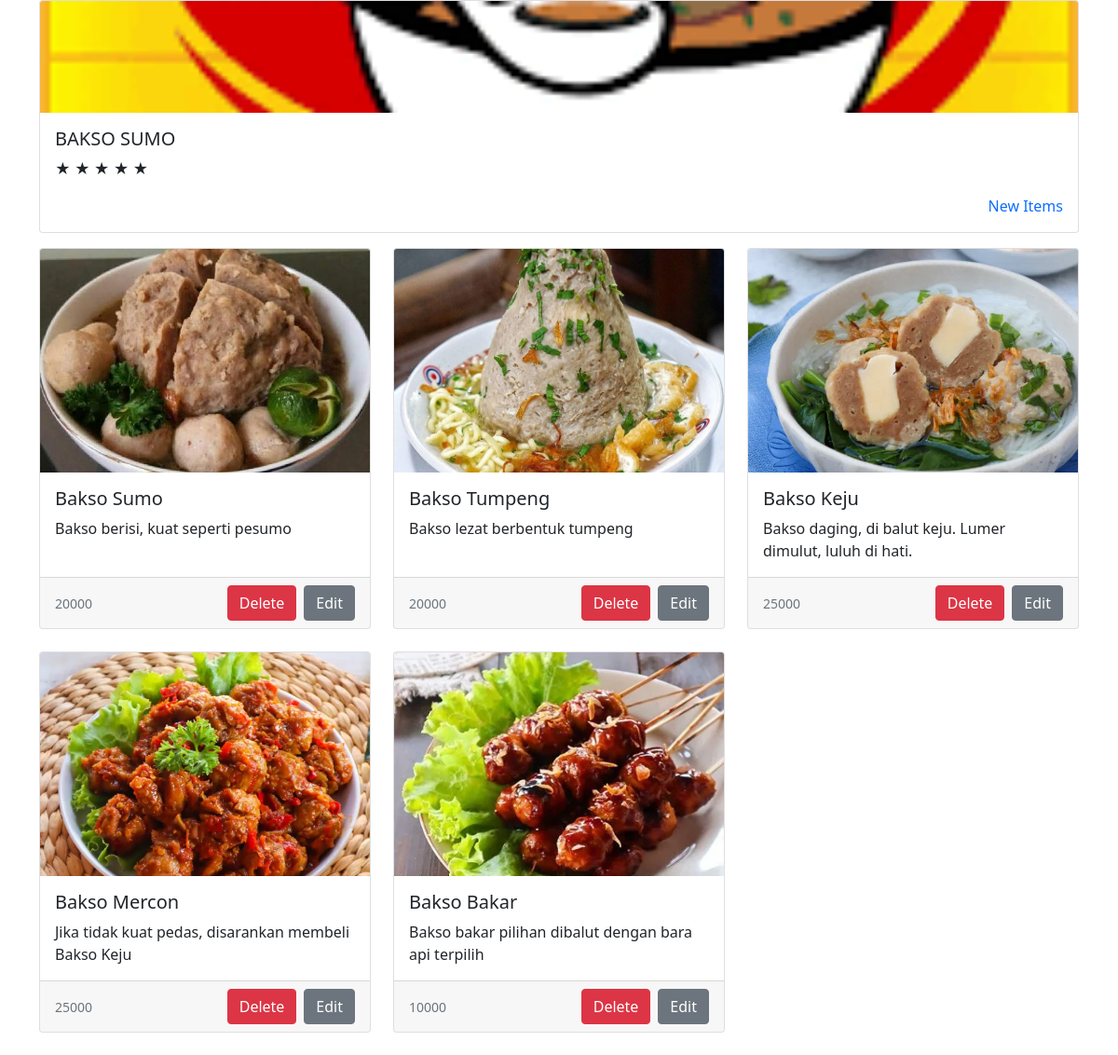
The page /tenant/manageItems.php (signed in) on the database its author committed.
### tables this page shows
CREATE TABLE `toko` (
  `id` int(11) NOT NULL,
  `picture` varchar(250) NOT NULL,
  `tenant` varchar(250) NOT NULL,
  `deskripsi` varchar(250) NOT NULL,
  `category` varchar(250) NOT NULL
);

CREATE TABLE `baksosumo` (
  `id` int(11) NOT NULL,
  `picture` varchar(250) DEFAULT NULL,
  `nama` varchar(250) NOT NULL,
  `deskripsi` varchar(250) NOT NULL,
  `price` int(11) NOT NULL
);

### controllers/functions.php (called while the page is built, shortened)
<?php
$conn = mysqli_connect("localhost", "root", "", "unieat");
function query($query) {
    global $conn;
    $result = mysqli_query($conn, $query);
    $rows = [];
    while ($row = mysqli_fetch_assoc($result)) {
        $rows[] = $row;
    }
    return $rows;
}

### tenant/manageItems.php (the view, shortened to what this page needs)
<?php
require '../controllers/functions.php';
$name = $_SESSION['name'];
$kunci = strtolower(str_replace(' ', '', $_SESSION['name']));
$images = mysqli_query($conn, "SELECT * FROM toko WHERE tenant = '$name'");
$image = mysqli_fetch_assoc($images);
$toko = query("SELECT * FROM $kunci");
?>
<!DOCTYPE html>
<html lang="en">
<head>
    <link rel="stylesheet" href="/assets/css/manage-item.css">
    <link href="https://cdn.jsdelivr.net/npm/bootstrap@5.0.2/dist/css/bootstrap.min.css" rel="stylesheet">
</head>
<body>
    <div class="container">
        <div class="card mb-3" style="cursor: auto;">
            <img class="card-img-top" src="/assets/img/tenant image/<?= $image["picture"]; ?>" alt="Card image cap" style="height: 15vh;">
            <div class="card-body">
                <h5 class="card-title"><?= strtoupper($name);  ?></h5>
                <p class="card-text">&#9733; &#9733; &#9733; &#9733; &#9733;</p>
                <div class="text-end">
                    <a href="manage.php" class="card-text text-decoration-none link-primary">New Items</a>
                </div>
            </div>
        </div>
        <div class="row row-cols-1 row-cols-md-3 g-4 mb-4">
            <?php foreach ($toko as $barang) : ?>
                <div class="col">
                    <div class="card h-100">
                        <img src="/assets/tenant/<?= $barang["picture"]; ?>" class="card-img-top" alt="...">
                        <div class="card-body">
                            <h5 class="card-title"><?= $barang["nama"]; ?></h5>
                            <p class="card-text"><?= $barang["deskripsi"]; ?></p>
                        </div>
                        <div class="card-footer">
                            <div class="d-flex justify-content-between align-items-center">
                                <small class="text-muted"><?= $barang["price"]; ?></small>
                                <small class="d-flex gap-2">
                                    <button type="button" class="btn btn-danger" data-toggle="modal" data-target="#hapus<?= $barang["id"]; ?>">
                                        Delete
                                    </button>
                                    <button type="button" class="btn btn-secondary" data-toggle="modal" data-target="#edit<?= $barang["id"]; ?>">
                                        Edit
                                    </button>
                                </small>
                            </div>
                        </div>
                    </div>
                </div>
                <?php include './editItems.php'; ?>
            <?php endforeach; ?>
</body>
</html>

### assets/css/manage-item.css (style rules this page uses)
* { padding: 0%; margin: 0%; box-sizing: border-box; }
.card-img-top { width: 100%; height: 20vw; object-fit: cover; }

### rows shown on the page
toko: picture (picture)
baksosumo: picture (picture), nama "Bakso Sumo", deskripsi "Bakso berisi, kuat seperti pesumo", price "20000"
baksosumo: picture (picture), nama "Bakso Tumpeng", deskripsi "Bakso lezat berbentuk tumpeng", price "20000"
baksosumo: picture (picture), nama "Bakso Keju", deskripsi "Bakso daging, di balut keju. Lumer dimulut, luluh di hati.", price "25000"
baksosumo: picture (picture), nama "Bakso Mercon", deskripsi "Jika tidak kuat pedas, disarankan membeli Bakso Keju", price "25000"
baksosumo: picture (picture), nama "Bakso Bakar", deskripsi "Bakso bakar pilihan dibalut dengan bara api terpilih", price "10000"

### other values the page prints
$name "BAKSO SUMO"
